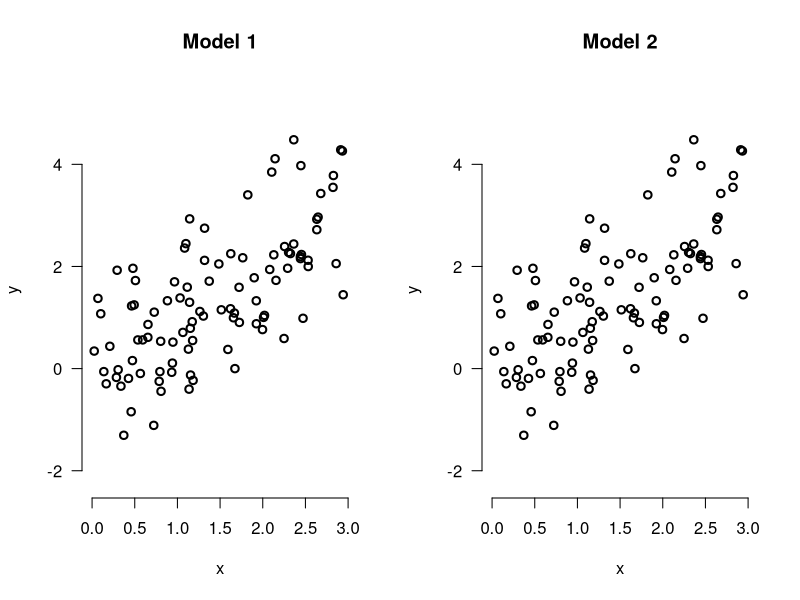
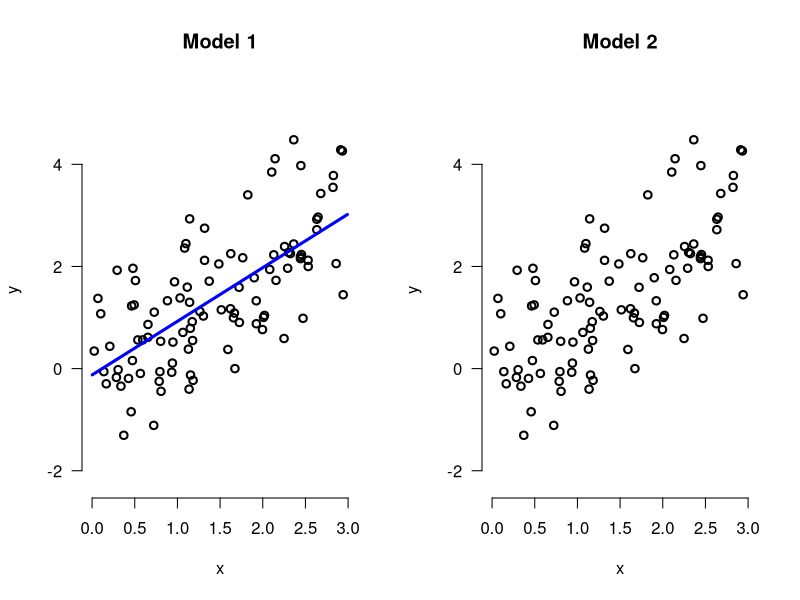
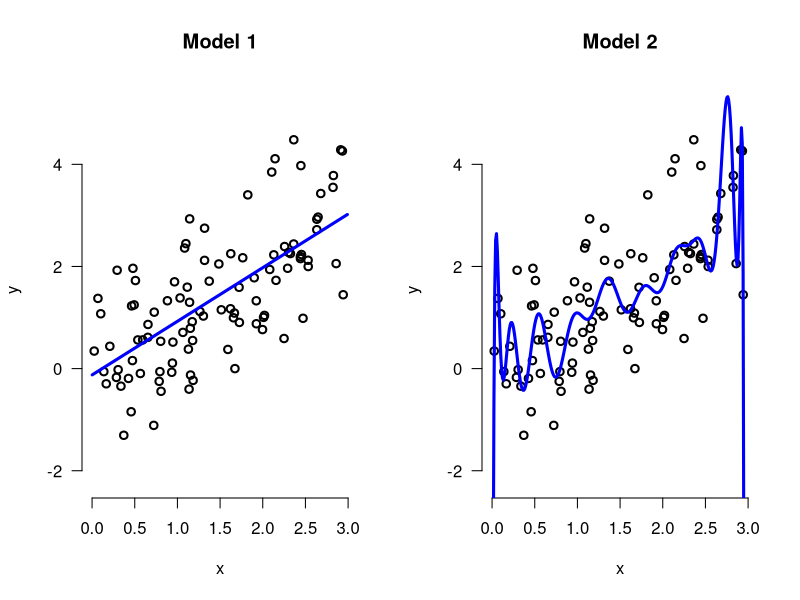
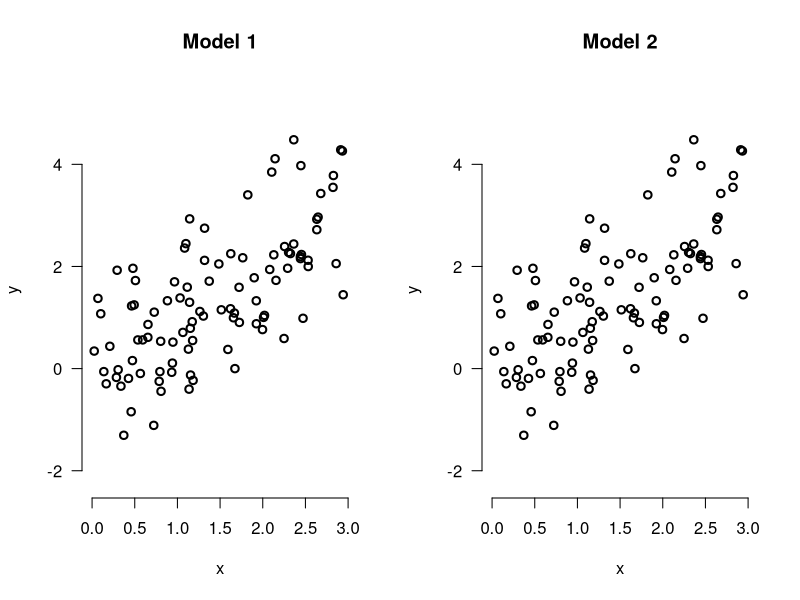
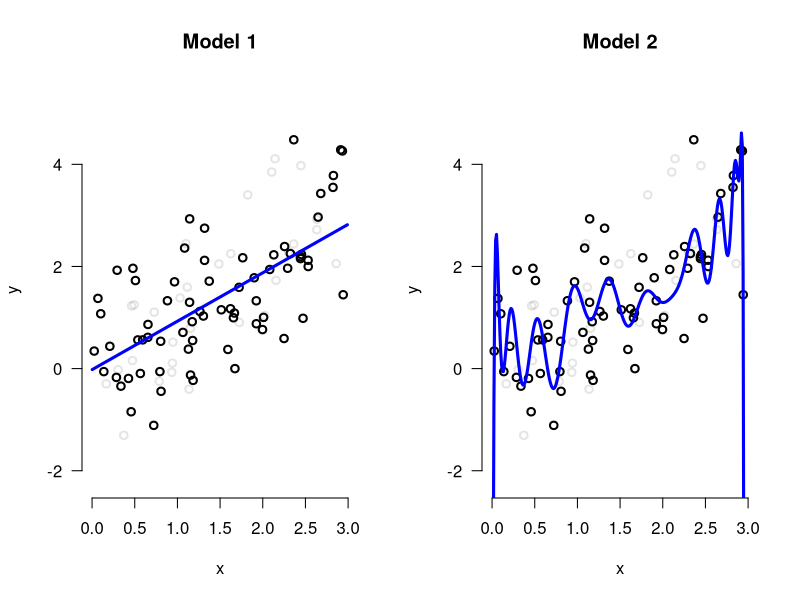
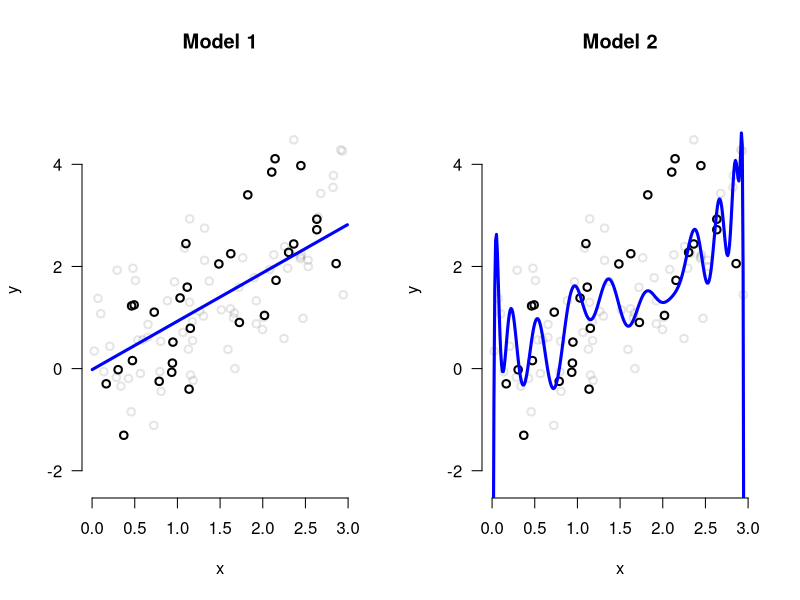
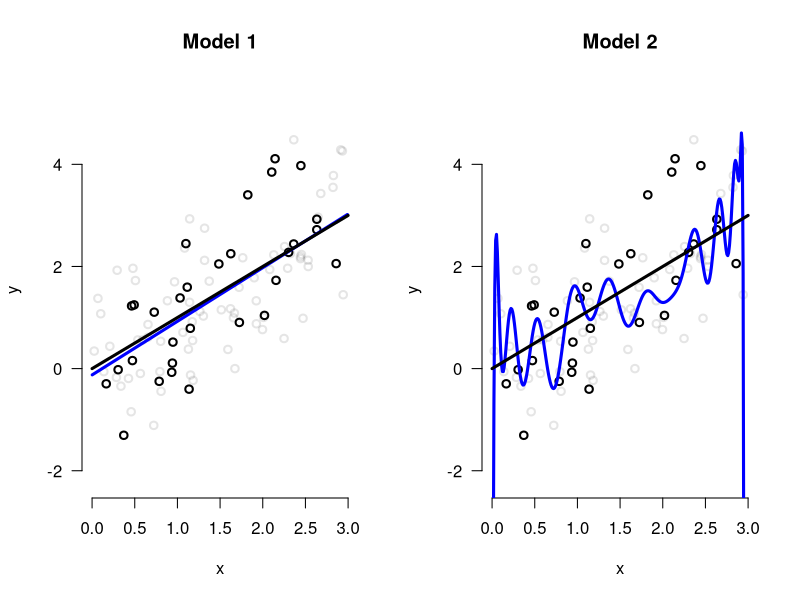
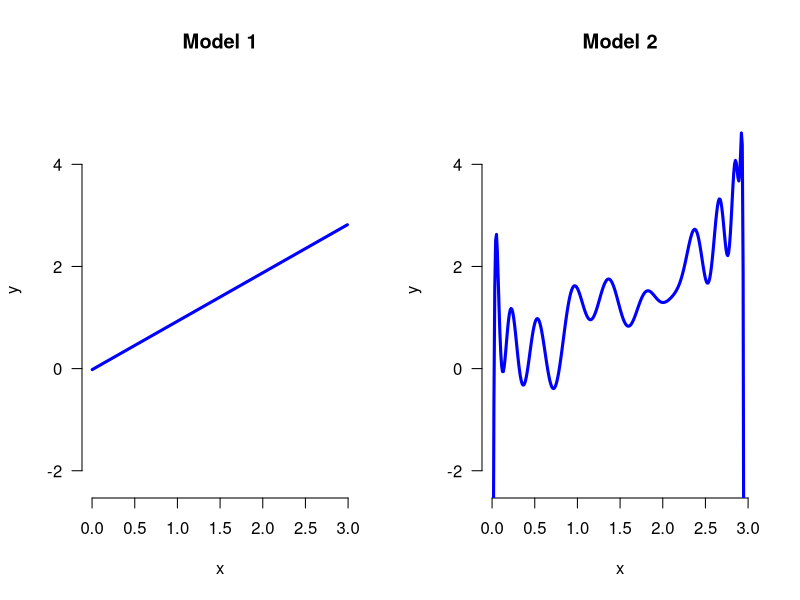

Generate these figures, in order, with R:
set.seed(12)
f <- function(x) x
R <- 70
P <- 30
Q <- 1000
K <- 50
  
x <- runif(R + P + Q, max = 3)
y <- f(x) + rnorm(R+P+Q)
d <- data.frame(x, y)
rm(x,y)

dmock <- data.frame(x = seq(min(d$x), max(d$x), 0.01), y = NA)
dopar <- function(...)
  par(mfrow = c(1,2), las = 1, bty = "n", ...)

plotit <- function(subsample,
                   trainColor = rgb(1,1,1,0),
                   testColor = rgb(1,1,1,0),
                   linecolor = rgb(1,1,1,0)) {
  dmock <- data.frame(x = seq(min(d$x), max(d$x), 0.01), y = NA)
  
  trainingsample <- d[1:(min(subsample) - 1),]
  plotfn <- function(deg,...) {
    plot(y ~ x, data = d, type = "n",...)
    points(y ~ x, data = trainingsample, col = trainColor, lwd = 2)
    points(y ~ x, data = d, subset = subsample, col = testColor, lwd = 2)
    lines(lwd = 3, predict(lm(y ~ poly(x, deg, raw = T), trainingsample), dmock) ~ dmock$x, col = linecolor)
  }
  
  dopar()
  plotfn(1, main = "Model 1")
  plotfn(K, main = "Model 2")
}

dopdf <- function(file) pdf(file, height = 2.4/4 * 10, width = 10)

dopdf("overview-1.pdf")
plotit((R+P)+(1:Q), trainColor = "black")
dev.off()

dopdf("overview-2.pdf")
dopar()
plot(y ~ x, data = d, type = "n", main = "Model 1")
points(y ~ x, data = d[1:(R+P),], col = "black", lwd = 2)
lines(lwd = 3, predict(lm(y ~ x, d[1:(R+P),]), dmock) ~ dmock$x, col = "blue")
plot(y ~ x, data = d, type = "n", main = "Model 2")
points(y ~ x, data = d[1:(R+P),], col = "black", lwd = 2)
dev.off()

dopdf("overview-2b.pdf")
plotit((R+P) + (1:Q), linecolor = "blue", trainColor = "black")
dev.off()

## dopdf("overview-2c.pdf")
## dopar()
## plot(y ~ x, data = d, type = "n", main = "Model 1")
## points(y ~ x, data = d, col = "black", lwd = 2)
## lines(lwd = 3, predict(lm(y ~ x, d), dmock) ~ dmock$x, col = "blue")
## plot(y ~ x, data = d, type = "n", main = "Model 2")
## points(y ~ x, data = d, col = "black", lwd = 2)
## lines(lwd = 3, predict(lm(y ~ poly(x, K, raw = T), d), dmock) ~ dmock$x, col = "blue")
## dev.off()

## dopdf("overview-2d.pdf")
## dopar()
## plot(y ~ x, data = d, type = "n", main = "Model 1")
## points(y ~ x, data = d, col = "black", lwd = 2)
## lines(lwd = 3, predict(lm(y ~ x, d), dmock) ~ dmock$x, col = "blue")
## plot(y ~ x, data = d, type = "n", main = "Model 2")
## points(y ~ x, data = d, col = "black", lwd = 2)
## lines(lwd = 3, predict(lm(y ~ poly(x, 250, raw = T), d), dmock) ~ dmock$x, col = "blue")
## dev.off()

dopdf("overview-3.pdf")
plotit(R + (1:P), trainColor = "black", testColor = "black")
dev.off()

dopdf("overview-4.pdf")
plotit(R + (1:P), trainColor = "black", testColor = rgb(0,0,0,0.1),
       linecolor = rgb(0,0,1))
dev.off()

dopdf("overview-5.pdf")
plotit(R + (1:P), trainColor = rgb(0,0,0,0.1), testColor = "black", linecolor = rgb(0,0,1))
dev.off()

dopdf("asymptotics-1.pdf")
dopar()
plot(y ~ x, data = d, type = "n", main = "Model 1")
points(y ~ x, data = d[1:R,], col = rgb(0,0,0,0.1), lwd = 2)
points(y ~ x, data = d[R + (1:P),], col = "black", lwd = 2)
lines(lwd = 3, predict(lm(y ~ x, d[1:(R+P),]), dmock) ~ dmock$x, col = "blue")
lines(lwd = 3, c(0,3) ~ f(c(0,3)), col = "black")
plot(y ~ x, data = d, type = "n", main = "Model 2")
points(y ~ x, data = d[1:R,], col = rgb(0,0,0,0.1), lwd = 2)
points(y ~ x, data = d[R + (1:P),], col = "black", lwd = 2)
lines(lwd = 3, predict(lm(y ~ poly(x, K, raw = T), d[1:R,]), dmock) ~ dmock$x, col = "blue")
lines(lwd = 3, c(0,3) ~ f(c(0,3)), col = "black")
dev.off()

dopdf("asymptotics-1b.pdf")
plotit(R+(1:P), linecolor = rgb(0,0,1))
dev.off()

dopdf("trueOOS-1a.pdf")
plotit(R+P+(1:Q), trainColor = rgb(0,0,0,0.1), linecolor = "blue")
dev.off()
dopdf("trueOOS-1b.pdf")
plotit(R+P+(1:Q), trainColor = rgb(0,0,0,0.1), testColor = "red", linecolor = "blue")
dev.off()

dopdf("trueOOS-2.pdf")
plotit(R+P + (1:Q), testColor = rgb(1,0,0))
dev.off()

